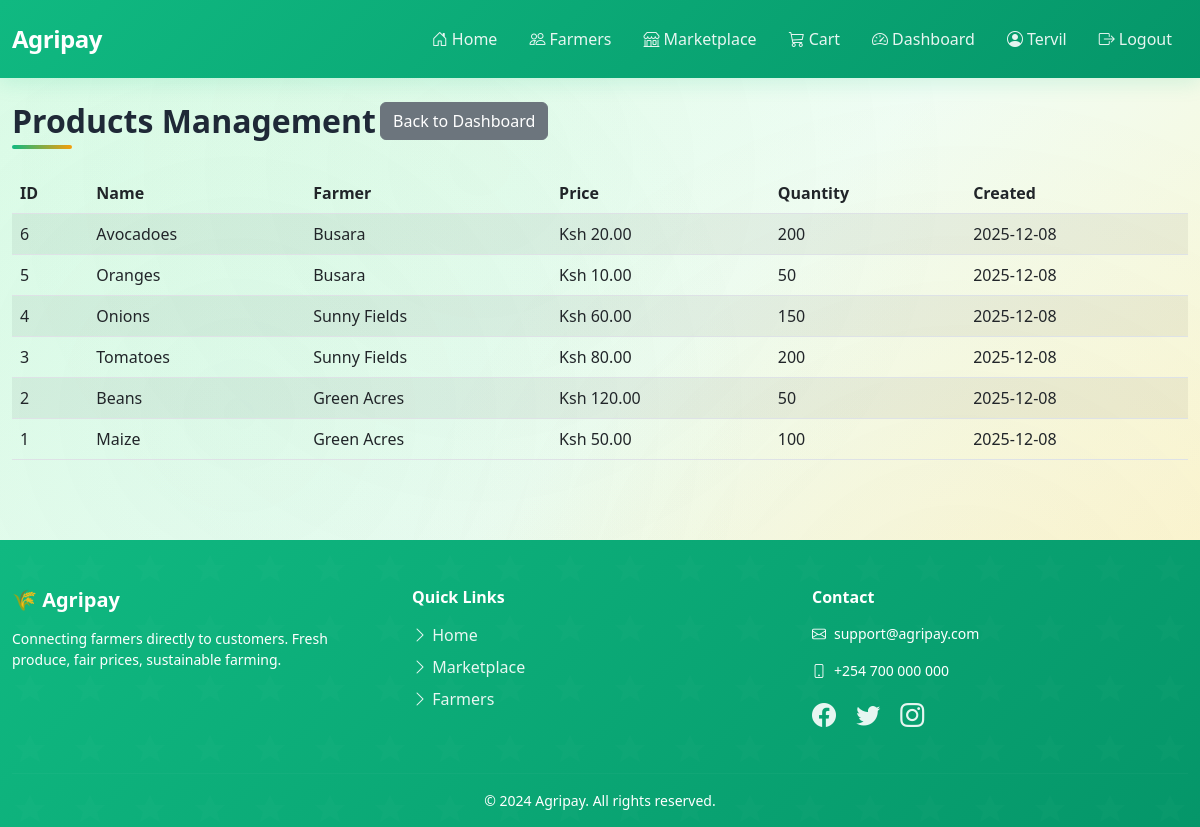
Page /dashboard/products/ (signed in) on the earlier database version.
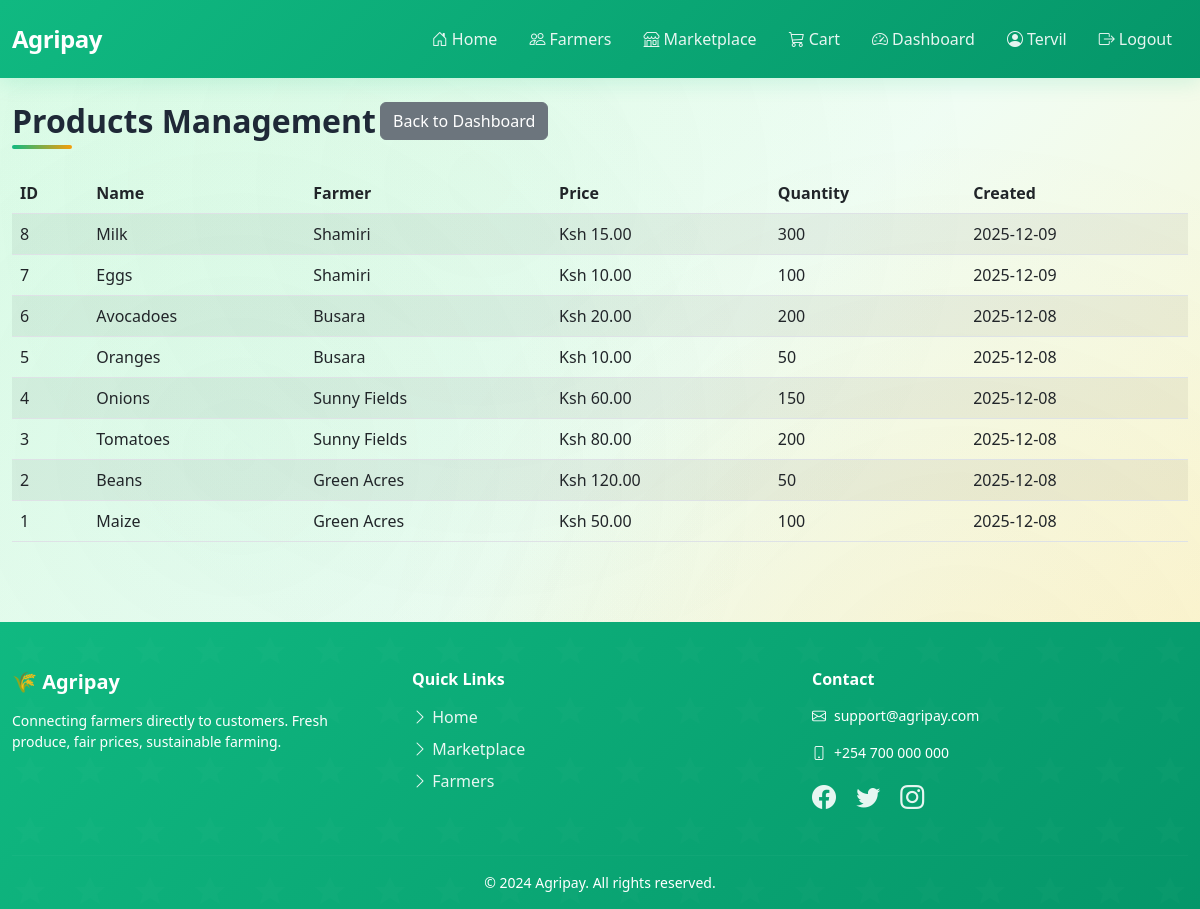
Same page on the later database version.
### farmers/models.py (models this page shows, shortened)
class Product(models.Model):
    farmer = models.ForeignKey(FarmerProfile, on_delete=models.CASCADE, related_name='products')
    name = models.CharField(max_length=200)
    description = models.TextField(blank=True)
    price = models.DecimalField(max_digits=10, decimal_places=2)
    quantity = models.IntegerField(default=0)
    image = models.ImageField(upload_to='product_images/', blank=True, null=True)
    created_at = models.DateTimeField(auto_now_add=True)

class FarmerProfile(models.Model):
    user = models.OneToOneField(User, on_delete=models.CASCADE)
    farm_name = models.CharField(max_length=200, blank=True)
    image = models.ImageField(upload_to='farmer_images/', blank=True, null=True)

### dashboard/views.py (the view)
# urls.py: path('products/', views.products_list, name='products'),
@staff_member_required
def products_list(request):
    products = Product.objects.select_related('farmer__user').order_by('-created_at')
    return render(request, 'dashboard/products.html', {'products': products})

### templates/dashboard/products.html
{% extends 'base.html' %}
{% block content %}
<h2>Products Management</h2>
<a href="{% url 'dashboard:home' %}" class="btn btn-secondary mb-3">Back to Dashboard</a>
<table class="table table-striped">
  <thead>
    <tr>
      <th>ID</th>
      <th>Name</th>
      <th>Farmer</th>
      <th>Price</th>
      <th>Quantity</th>
      <th>Created</th>
    </tr>
  </thead>
  <tbody>
    {% for product in products %}
    <tr>
      <td>{{ product.id }}</td>
      <td>{{ product.name }}</td>
      <td>{{ product.farmer.farm_name|default:product.farmer.user.username }}</td>
      <td>Ksh {{ product.price }}</td>
      <td>{{ product.quantity }}</td>
      <td>{{ product.created_at|date:"Y-m-d" }}</td>
    </tr>
    {% endfor %}
  </tbody>
</table>
{% endblock %}

Differences in the rows shown:
added Product: id "8", name "Milk", farmer.farm_name "Shamiri", price "15.00", quantity "300", created_at "2025-12-09"
added Product: id "7", name "Eggs", farmer.farm_name "Shamiri", price "10.00", quantity "100", created_at "2025-12-09"
